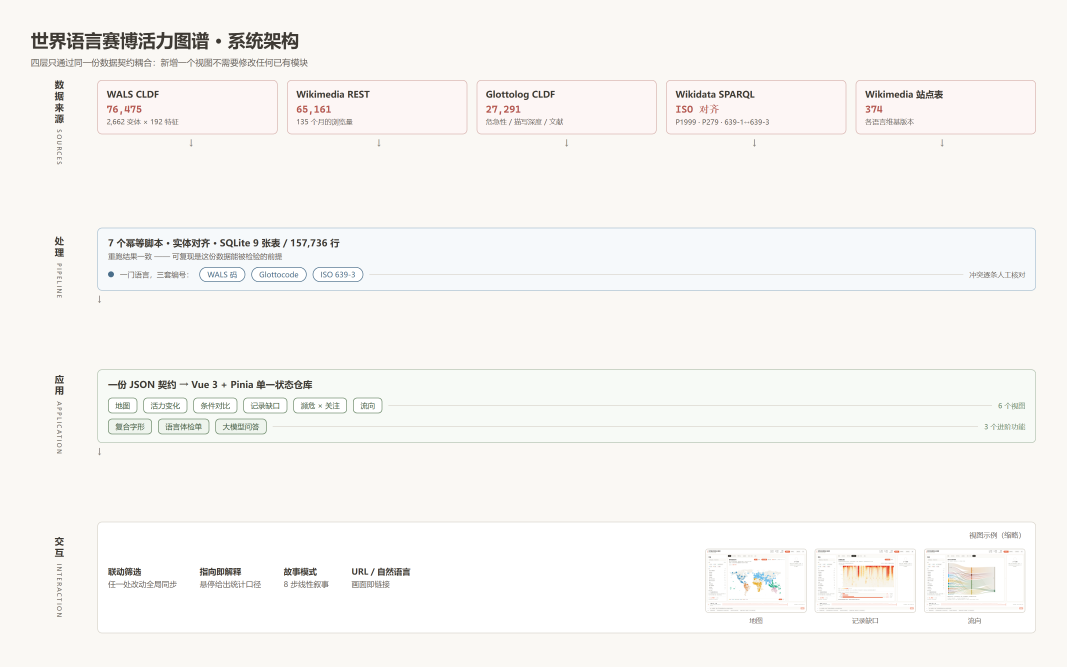
#> input picture paper/figs/01-mindmap.png, 3200 x 2000 px, found by its file name (shown at 1/3 size); its folder holds 4 pictures in this run
$ python crop_figs.py
#> lines starting #> are read from the running program, lines starting #| are printed output that depends on the picture
"""把两张示意图裁到内容边界（背景是纯色，留白很多），供论文插入。"""
import sys
from PIL import Image

sys.stdout.reconfigure(encoding="utf-8", errors="replace")

for name in ("01-mindmap", "02-pipeline"):
    p = f"paper/figs/{name}.png"
    im = Image.open(p).convert("RGB")
#> im is the input picture: PIL image 3200x2000 RGB; mean R, G, B 247, 245.8, 242.8
    bg = im.getpixel((2, 2))
#> bg = (250, 248, 244)
    w, h = im.size
#> w = 3200; h = 2000
    px = im.load()
    # 逐像素找与背景差异明显的区域
    left, top, right, bottom = w, h, 0, 0
#> left = 3200; top = 2000; right = 0; bottom = 0
    step = 2
    for y in range(0, h, step):
        for x in range(0, w, step):
            r, g, b = px[x, y]
            if abs(r - bg[0]) + abs(g - bg[1]) + abs(b - bg[2]) > 12:
                if x < left:
                    left = x
                if x > right:
                    right = x
                if y < top:
                    top = y
                if y > bottom:
                    bottom = y
#> after the loop, bottom = 1898; left = 94; right = 3106; top = 96
    m = 30
    box = (max(left - m, 0), max(top - m, 0), min(right + m, w), min(bottom + m, h))
#> box = (64, 66, 3136, 1928)
    im.crop(box).save(p)
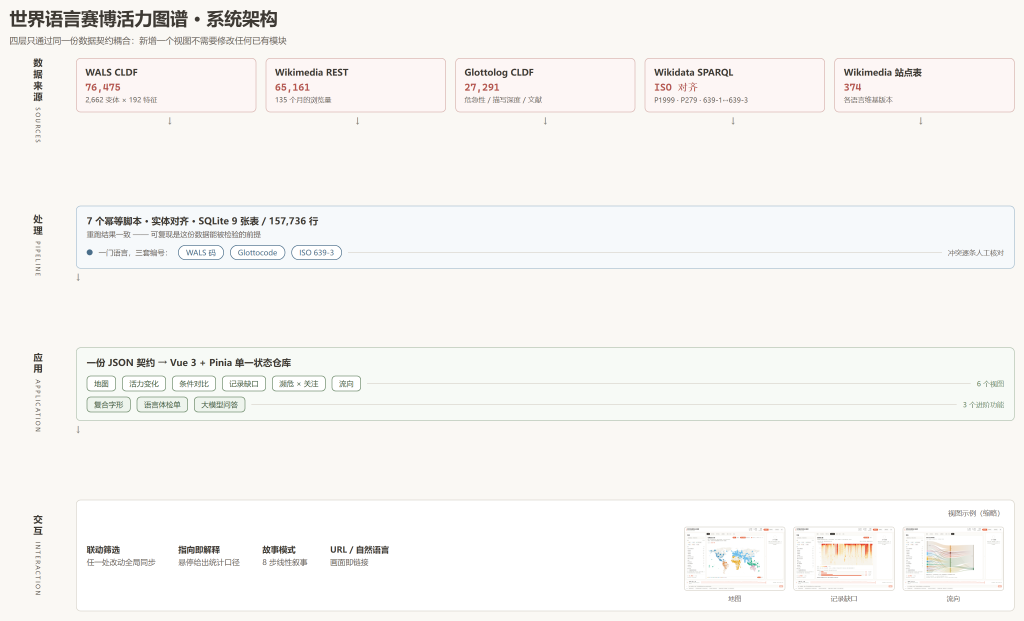
#> saved as 01-mindmap.png: PIL image 3072x1862 RGB (shown at 1/3 size); mean R, G, B 246.7, 245.5, 242.7
    print(f"  {name}: {w}x{h} -> {box[2]-box[0]}x{box[3]-box[1]}")
#|   01-mindmap: 3200x2000 -> 3072x1862
